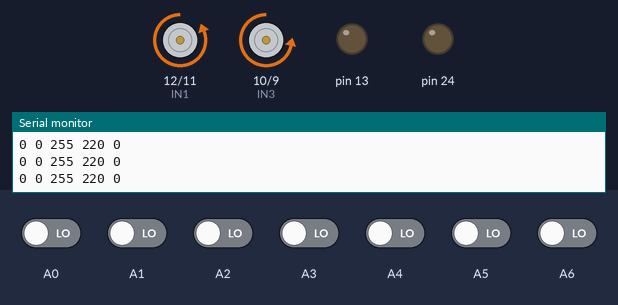
Simulated run of this sketch. Board: Arduino Mega 2560, built with avr-gcc and run on an emulated ATmega2560. On the bench: motor-driver pin pairs drawn as motors (green arrow = first pin HIGH = forward, orange = second pin HIGH = backward, longer = more drive, scaled by the enable pin), output pins drawn as LEDs (lit = HIGH), the last lines printed to the serial monitor. Dashed ring = blinking. The test bench sets the inputs (shaded band); at power-on: A0–6 LOW.

Above: at 4.2 s.
4.3 s: A2 driven HIGH
At 4.54 s:
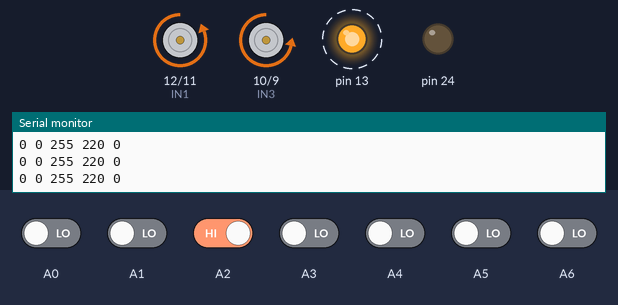
7.3 s: A3 driven HIGH
At 7.7 s:
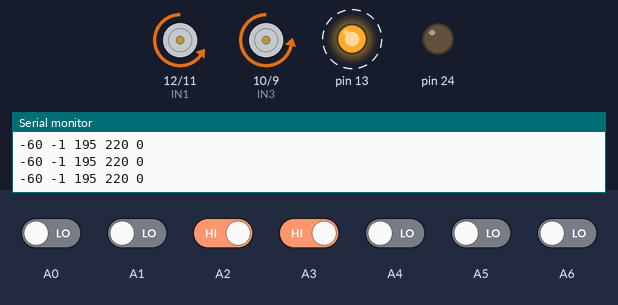
10.3 s: A0 driven HIGH
At 11.1 s:
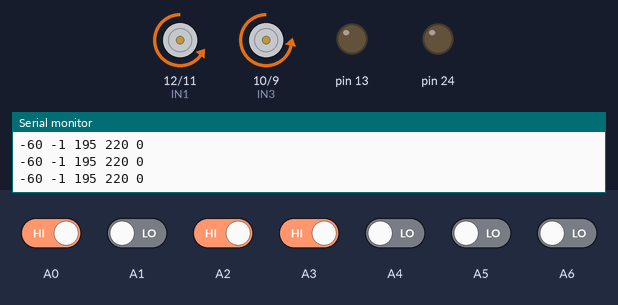
11.9 s: A0 driven LOW
At 12.9 s:
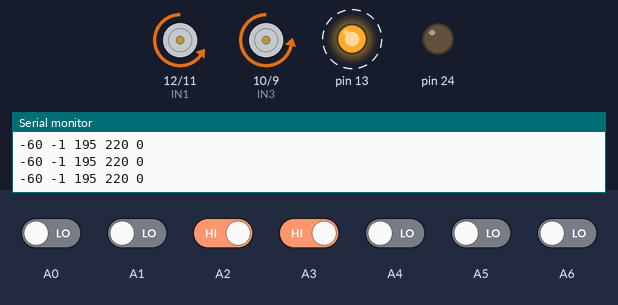
14.9 s: A4 driven HIGH
At 15.3 s:
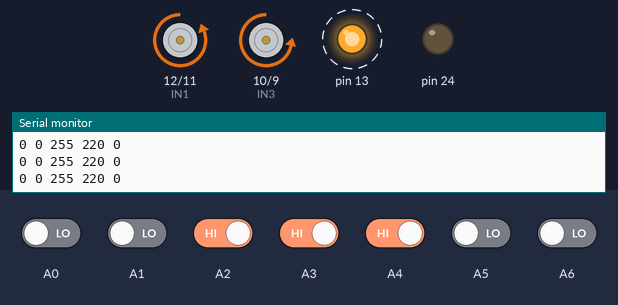
17.9 s: A2 driven LOW
At 18.11 s:
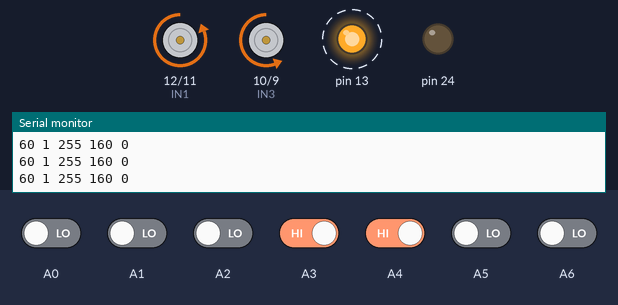
Timing chart, 0 to 21.9 s (numbered marks = the images above; inputs shaded):
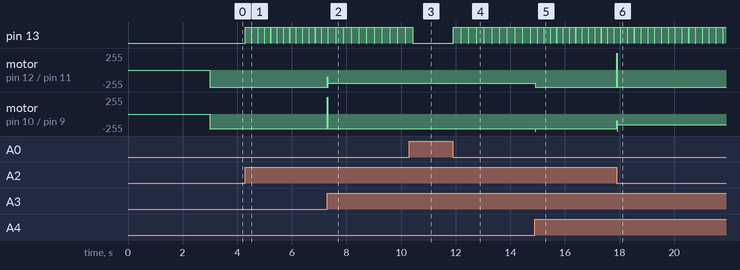

The sketch:

Cora2016-OFICIAL.ino
```cpp
//PINOS
const int avgSpeedDIR = 220; // 230 FUNCIONANDO
const int avgSpeedESQ = 255; // 255 FUNCIONANDO
const int pwmA = 3; //motor esq
const int pwmB = 2; //motor dir
const int IN1 = 12; // dir
const int IN2 = 11;
const int IN3 = 10; //esq
const int IN4 = 9;

//CONSTANTES DE CONTROLE
const int Kp=60; //60
const int Kd=230; //220
const int Ki=0;

//SENSORES E MODO DE OPERAÇÃO
unsigned int LF[7] = {0,0,0,0,0,0,0};
unsigned int OBS[2] = {0,0};
enum Mode {NORMAL,PARADO};
Mode Modo = NORMAL;
int dif = 0;
int cont_Z = 0;
int cont_X = 0;
int cont_W = 0;

//VARIÁVEIS PID
int prop = 0;
int derivativo = 0;
int integral = 0;
int erro = 0;
int U_erro = 0;
int PID = 0;

//VELOCIDADES
int velesq=0;
int veldir=0;

void setup()
{
  // put your setup code here, to run once:
  Serial.begin(9600);
  pinMode(A0,INPUT);
  pinMode(A1,INPUT);
  pinMode(A2,INPUT);
  pinMode(A3,INPUT);
  pinMode(A4,INPUT);
  pinMode(A5,INPUT);
  pinMode(7, INPUT);
  pinMode(6, INPUT);
  pinMode(pwmA, OUTPUT);
  pinMode(pwmB, OUTPUT);
  pinMode(IN1, OUTPUT);
  pinMode(IN2, OUTPUT);
  pinMode(IN3, OUTPUT);
  pinMode(IN4, OUTPUT);
  pinMode(13, OUTPUT);
  pinMode(24, OUTPUT);
  delay(3000);
}
void readSensors()
{
  LF[0] = digitalRead(A0);
  LF[1] = digitalRead(A1);
  LF[2] = digitalRead(A2);
  LF[3] = digitalRead(A3);
  LF[4] = digitalRead(A4);
  LF[5] = digitalRead(A5);
  LF[6] = digitalRead(A6);
}
void readObstaculo()
{
  OBS[0] = digitalRead(6); //ESQ
  OBS[1] = digitalRead(7); //DIR
}
void curvaDireita()
{
    digitalWrite(24,HIGH); //LED VERDE
    digitalWrite(IN1,HIGH); // ROTAÇÃO REVERSA
    digitalWrite(IN2,LOW);
    digitalWrite(IN3,LOW);
    digitalWrite(IN4,HIGH);
    analogWrite(pwmA, 255); //ESQ
    analogWrite(pwmB, 30); //DIR
    delay(400); // Durante 0,45 segundos
    dif = 0; // Reseta variáveis
    cont_Z = 0;
    cont_X = 0;
    digitalWrite(24,LOW); //Apaga LED VERDE
    digitalWrite(13,LOW); //Apaga LED VERMELHO
}
void curvaEsquerda()
{
    digitalWrite(24,HIGH);
    digitalWrite(IN1,LOW);
    digitalWrite(IN2,HIGH);
    digitalWrite(IN3,LOW);
    digitalWrite(IN4,HIGH);
    analogWrite(pwmA, 0);
    analogWrite(pwmB, 255);
    delay(400); // Durante 0,4 segundos
    dif = 0;
    cont_Z = 0;
    cont_X = 0;
    digitalWrite(24,LOW);
    digitalWrite(13,LOW);
}
void Faixa()
{
    digitalWrite(24,HIGH);
    digitalWrite(IN1,LOW);
    digitalWrite(IN2,HIGH);
    digitalWrite(IN3,LOW);
    digitalWrite(IN4,HIGH);
    analogWrite(pwmA, 0);
    analogWrite(pwmB, 0);
    delay(5000);
    digitalWrite(IN1,LOW);
    digitalWrite(IN2,HIGH);
    digitalWrite(IN3,LOW);
    digitalWrite(IN4,HIGH);
    analogWrite(pwmA, 255); //Levemente para a direita
    analogWrite(pwmB, 245);
    delay(750);
    dif = 0;
    cont_Z=0;
    cont_X=0;
    digitalWrite(24,LOW);
    digitalWrite(13,LOW);
}
void calculaErro()
{
  readSensors(); //PISTA DE TESTE
  if(LF[0]==HIGH && LF[1]==HIGH && LF[2]==HIGH && LF[3]==LOW && LF[4]==HIGH && LF[5]==HIGH && LF[6]==HIGH)
    erro = 0;
  else if(LF[0]==HIGH && LF[1]==HIGH && LF[2]==HIGH && LF[3]==LOW && LF[4]==LOW && LF[5]==HIGH && LF[6]==HIGH)
    erro = 1;
  else if(LF[0]==HIGH && LF[1]==HIGH && LF[2]==LOW && LF[3]==LOW && LF[4]==HIGH && LF[5]==HIGH && LF[6]==HIGH)
    erro = -1;
  else if(LF[0]==HIGH && LF[1]==HIGH && LF[2]==HIGH && LF[3]==HIGH && LF[4]==LOW && LF[5]==HIGH && LF[6]==HIGH)
    erro = 2;
  else if(LF[0]==HIGH && LF[1]==HIGH && LF[2]==LOW && LF[3]==HIGH && LF[4]==HIGH && LF[5]==HIGH && LF[6]==HIGH)
    erro = -2;
  else if(LF[0]==HIGH && LF[1]==HIGH && LF[2]==HIGH && LF[3]==HIGH && LF[4]==LOW && LF[5]==LOW && LF[6]==HIGH)
    erro = 3;
  else if(LF[0]==HIGH && LF[1]==LOW && LF[2]==LOW && LF[3]==HIGH && LF[4]==HIGH && LF[5]==HIGH && LF[6]==HIGH)
    erro = -3;
  else if(LF[0]==HIGH && LF[1]==HIGH && LF[2]==HIGH && LF[3]==HIGH && LF[4]==HIGH && LF[5]==LOW && LF[6]==HIGH)
    erro = 4;
  else if(LF[0]==HIGH && LF[1]==LOW && LF[2]==HIGH && LF[3]==HIGH && LF[4]==HIGH && LF[5]==HIGH && LF[6]==HIGH)
    erro = -4;
  else if(LF[0]==HIGH && LF[1]==HIGH && LF[2]==HIGH && LF[3]==HIGH && LF[4]==HIGH && LF[5]==LOW && LF[6]==LOW)
    erro = 5;
  else if(LF[0]==LOW && LF[1]==LOW && LF[2]==HIGH && LF[3]==HIGH && LF[4]==HIGH && LF[5]==HIGH && LF[6]==HIGH)
    erro = -5;
  else if(LF[0]==HIGH && LF[1]==HIGH && LF[2]==HIGH && LF[3]==HIGH && LF[4]==HIGH && LF[5]==HIGH && LF[6]==LOW)
    erro = 6;
  else if(LF[0]==LOW && LF[1]==HIGH && LF[2]==HIGH && LF[3]==HIGH && LF[4]==HIGH && LF[5]==HIGH && LF[6]==HIGH)
    erro = -6;

  else if(LF[0]==LOW && LF[1]==LOW && LF[2]==LOW && LF[3]==HIGH && LF[4]==LOW && LF[5]==LOW && LF[6]==LOW) //Dificuldade
    erro = 0;
  else if(LF[0]==LOW && LF[1]==LOW && LF[2]==HIGH && LF[3]==HIGH && LF[4]==HIGH && LF[5]==LOW && LF[6]==LOW) //Dificuldade
    erro = 0;
  else if(LF[0]==LOW && LF[1]==LOW && LF[2]==HIGH && LF[3]==HIGH && LF[4]==LOW && LF[5]==LOW && LF[6]==LOW)//Dificuldade "torta"
    erro = -1;
  else if(LF[0]==LOW && LF[1]==LOW && LF[2]==LOW && LF[3]==HIGH && LF[4]==HIGH && LF[5]==LOW && LF[6]==LOW)//Dificuldade "torta"
    erro = 1;
  else if(LF[0]==LOW && LF[1]==LOW && LF[2]==LOW && LF[3]==LOW && LF[4]==LOW && LF[5]==LOW && LF[6]==LOW) // Faixa na Pista
    erro = 0;
}
void calculaPID()
{
   if(erro==0)
    integral = 0;
   prop = erro;
   integral = integral + erro;
    if(integral > 255)
      integral = 255;
    else if(integral < -255)
      integral = -255;
   derivativo = erro - U_erro;
   PID = ((Kp * prop) + (Ki * integral) + (Kd * derivativo));
   U_erro = erro;
}
void controleMotor()
{
    if(PID>=255) // ROTAÇÕES REVERSAS
    {
       digitalWrite(IN1,HIGH);
       digitalWrite(IN2,LOW);
       digitalWrite(IN3,LOW);
       digitalWrite(IN4,HIGH);
       analogWrite(pwmA,255);
       analogWrite(pwmB,100);
    }
    else if(PID<=-255)
    {
       digitalWrite(IN1,LOW);
       digitalWrite(IN2,HIGH);
       digitalWrite(IN3,HIGH);
       digitalWrite(IN4,LOW);
       analogWrite(pwmA,100);
       analogWrite(pwmB,255);
    }
    Serial.print(PID,10);
    Serial.print(" ");
    Serial.print(erro,10);
    Serial.print(" ");
    if(PID>=0) //VIRA PARA A DIREITA
    {
      velesq = avgSpeedESQ;
      veldir = avgSpeedDIR - PID;
    }
    else //VIRA PARA A ESQUERDA
    {
       velesq = avgSpeedESQ + PID;
       veldir = avgSpeedDIR;
    }
    Serial.print(velesq,10);
    Serial.print(" ");
    Serial.print(veldir,10);
    Serial.print(" ");
    digitalWrite(IN1,LOW);
    digitalWrite(IN2,HIGH);
    digitalWrite(IN3,LOW);
    digitalWrite(IN4,HIGH);
    analogWrite(pwmA, velesq);
    analogWrite(pwmB, veldir);
}
void configMode()
{
  readSensors();
  if (LF[0]==HIGH && LF[1]==HIGH && LF[2]==HIGH && LF[3]==HIGH && LF[4]==HIGH && LF[5]==HIGH && LF[6]==HIGH) //todos os sensores desativados
    Modo = PARADO; // PARADO
  else
    Modo = NORMAL; // NORMAL
}

void loop()
{
   configMode();
   switch(Modo)
   {
     case NORMAL:
     {
        //if(((LF[0]==LOW && LF[1]==LOW && LF[3]==HIGH && LF[5]==LOW && LF[6]==LOW) && !dif) //Detectou dificuldade
        if((LF[0] == LOW && LF[6] == LOW) && (LF[2]==HIGH || LF[3]==HIGH || LF[4]==HIGH))
        {
          dif = 1;
          digitalWrite(13,HIGH); // Acende Led Vermelho
        }

        if(dif)
          cont_W++;

        if(cont_W > 15)
        {
          if((LF[1]==LOW || LF[5]==LOW) && dif)
          {
            dif = 0;
            digitalWrite(13,LOW); // Apaga LED
            cont_W = 0;
          }
        }

        if(dif)
        {
          cont_Z++;
          if(cont_Z > 76) //100
          {
            dif = 0;
            digitalWrite(13,LOW);
          }
          else
          {
            cont_X++;
            if(cont_X > 45) //50
            {
              readObstaculo();
              if(OBS[1] == LOW && LF[3]==LOW && OBS[0]==HIGH)
              {
                delay(120);
                curvaDireita();
              }
              else if(OBS[0] == LOW && OBS[1] == LOW) //Caso Ambíguio: Decide Esquerda
              {
                delay(90);
                curvaDireita();
              }
              else if(OBS[0] == LOW && LF[3]==LOW && OBS[1] == HIGH)
              {
                delay(90);
                curvaEsquerda();
              }
            }
          }
        }
        else
        {
          cont_Z = 0;
          cont_X = 0;
          cont_W = 0;
        }
        calculaErro();
        calculaPID();
        controleMotor();
        break;
     }
     case PARADO:
     {
          if(dif)
            Faixa();
          digitalWrite(IN1,LOW);
          digitalWrite(IN2,HIGH);
          digitalWrite(IN3,LOW);
          digitalWrite(IN4,HIGH);
          analogWrite(pwmA, 0);
          analogWrite(pwmB, 0);
          break;
     }
   }
   Serial.print(Modo,10);
   Serial.print("\n");
}
```

Measured:
- after the input at 4.3 s, pin 13: alternates HIGH for 0.22 s and LOW for 0.01 s, starting at once
- after the input at 7.3 s, motor on pin 12 (IN1) / pin 11 (IN2): backward 255/255 → backward 195/255 at once; motor on pin 10 (IN3) / pin 9 (IN4): backward 220/255 → forward 255/255 at once, → backward 220/255 0.02 s later
- after the input at 10.3 s, pin 13: goes on until 10.4 s, then stays LOW
- after the input at 11.9 s, pin 13: alternates HIGH for 0.27 s and LOW for 0.02 s, starting at once
- after the input at 14.9 s, motor on pin 12 (IN1) / pin 11 (IN2): backward 195/255 → backward 255/255 at once; motor on pin 10 (IN3) / pin 9 (IN4): backward 220/255 → backward 255/255 at once, → backward 220/255 0.01 s later
- after the input at 17.9 s, motor on pin 12 (IN1) / pin 11 (IN2): backward 255/255 → forward 255/255 at once, → backward 255/255 0.01 s later; motor on pin 10 (IN3) / pin 9 (IN4): backward 220/255 → backward 160/255 at once
